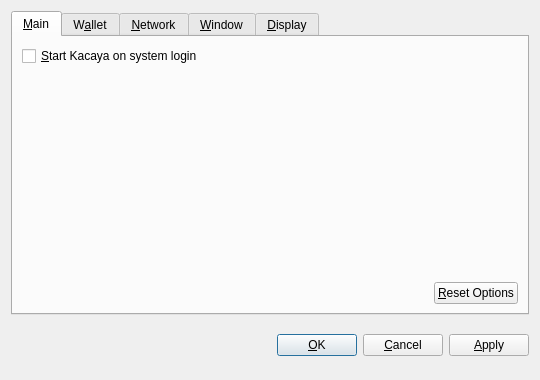
<?xml version="1.0" encoding="UTF-8"?>
<ui version="4.0">
 <class>OptionsDialog</class>
 <widget class="QDialog" name="OptionsDialog">
  <property name="geometry">
   <rect>
    <x>0</x>
    <y>0</y>
    <width>540</width>
    <height>380</height>
   </rect>
  </property>
  <property name="windowTitle">
   <string>Options</string>
  </property>
  <property name="modal">
   <bool>true</bool>
  </property>
  <layout class="QVBoxLayout" name="verticalLayout">
   <item>
    <widget class="QTabWidget" name="tabWidget">
     <property name="tabPosition">
      <enum>QTabWidget::North</enum>
     </property>
     <property name="currentIndex">
      <number>0</number>
     </property>
     <widget class="QWidget" name="tabMain">
      <attribute name="title">
       <string>&amp;Main</string>
      </attribute>
      <layout class="QVBoxLayout" name="verticalLayout_Main">
       <item>
        <widget class="QCheckBox" name="bitcoinAtStartup">
         <property name="toolTip">
          <string>Automatically start Kacaya after logging in to the system.</string>
         </property>
         <property name="text">
          <string>&amp;Start Kacaya on system login</string>
         </property>
        </widget>
       </item>
       <item>
        <spacer name="verticalSpacer_Main">
         <property name="orientation">
          <enum>Qt::Vertical</enum>
         </property>
         <property name="sizeHint" stdset="0">
          <size>
           <width>20</width>
           <height>40</height>
          </size>
         </property>
        </spacer>
       </item>
       <item>
        <layout class="QHBoxLayout" name="horizontalLayout_2_Main">
         <item>
          <spacer name="horizontalSpacer_2_Main">
           <property name="orientation">
            <enum>Qt::Horizontal</enum>
           </property>
           <property name="sizeHint" stdset="0">
            <size>
             <width>40</width>
             <height>20</height>
            </size>
           </property>
          </spacer>
         </item>
         <item>
          <widget class="QPushButton" name="resetButton">
           <property name="toolTip">
            <string>Reset all client options to default.</string>
           </property>
           <property name="text">
            <string>&amp;Reset Options</string>
           </property>
           <property name="autoDefault">
            <bool>false</bool>
           </property>
          </widget>
         </item>
        </layout>
       </item>
      </layout>
     </widget>
     <widget class="QWidget" name="tabWallet">
      <attribute name="title">
       <string>W&amp;allet</string>
      </attribute>
      <layout class="QVBoxLayout" name="verticalLayout_Network">
       <item>
        <widget class="QLabel" name="transactionFeeInfoLabel">
         <property name="text">
          <string>Optional transaction fee per kB that helps make sure your transactions are processed quickly. Most transactions are 1 kB.</string>
         </property>
         <property name="textFormat">
          <enum>Qt::PlainText</enum>
         </property>
         <property name="wordWrap">
          <bool>true</bool>
         </property>
        </widget>
       </item>
       <item>
        <layout class="QHBoxLayout" name="horizontalLayout_1_Main">
         <item>
          <widget class="QLabel" name="transactionFeeLabel">
           <property name="text">
            <string>Pay transaction &amp;fee</string>
           </property>
           <property name="textFormat">
            <enum>Qt::PlainText</enum>
           </property>
           <property name="buddy">
            <cstring>transactionFee</cstring>
           </property>
          </widget>
         </item>
         <item>
          <widget class="BitcoinAmountField" name="transactionFee"/>
         </item>
         <item>
          <spacer name="horizontalSpacer_1_Main">
           <property name="orientation">
            <enum>Qt::Horizontal</enum>
           </property>
           <property name="sizeHint" stdset="0">
            <size>
             <width>40</width>
             <height>20</height>
            </size>
           </property>
          </spacer>
         </item>
        </layout>
       </item>
       <item>
        <widget class="QLabel" name="label">
         <property name="text">
          <string>If you disable the spending of unconfirmed change, the change from a transaction cannot be used until that transaction has at least one confirmation. This also affects how your balance is computed.</string>
         </property>
         <property name="wordWrap">
          <bool>true</bool>
         </property>
        </widget>
       </item>
       <item>
        <widget class="QCheckBox" name="spendZeroConfChange">
         <property name="text">
          <string>Spend unconfirmed change  (experts only)</string>
         </property>
        </widget>
       </item>
       <item>
        <spacer name="verticalSpacer">
         <property name="orientation">
          <enum>Qt::Vertical</enum>
         </property>
         <property name="sizeHint" stdset="0">
          <size>
           <width>20</width>
           <height>40</height>
          </size>
         </property>
        </spacer>
       </item>
      </layout>
     </widget>
     <widget class="QWidget" name="tabNetwork">
      <attribute name="title">
       <string>&amp;Network</string>
      </attribute>
      <layout class="QVBoxLayout" name="verticalLayout_Network">
       <item>
        <widget class="QCheckBox" name="mapPortUpnp">
         <property name="toolTip">
          <string>Automatically open the Kacaya client port on the router. This only works when your router supports UPnP and it is enabled.</string>
         </property>
         <property name="text">
          <string>Map port using &amp;UPnP</string>
         </property>
        </widget>
       </item>
       <item>
        <widget class="QCheckBox" name="connectSocks">
         <property name="toolTip">
          <string>Connect to the Kacaya network through a SOCKS proxy (e.g. when connecting through Tor).</string>
         </property>
         <property name="text">
          <string>&amp;Connect through SOCKS proxy:</string>
         </property>
        </widget>
       </item>
       <item>
        <layout class="QHBoxLayout" name="horizontalLayout_Network">
         <item>
          <widget class="QLabel" name="proxyIpLabel">
           <property name="text">
            <string>Proxy &amp;IP:</string>
           </property>
           <property name="textFormat">
            <enum>Qt::PlainText</enum>
           </property>
           <property name="buddy">
            <cstring>proxyIp</cstring>
           </property>
          </widget>
         </item>
         <item>
          <widget class="QValidatedLineEdit" name="proxyIp">
           <property name="maximumSize">
            <size>
             <width>140</width>
             <height>16777215</height>
            </size>
           </property>
           <property name="toolTip">
            <string>IP address of the proxy (e.g. 127.0.0.1)</string>
           </property>
          </widget>
         </item>
         <item>
          <widget class="QLabel" name="proxyPortLabel">
           <property name="text">
            <string>&amp;Port:</string>
           </property>
           <property name="textFormat">
            <enum>Qt::PlainText</enum>
           </property>
           <property name="buddy">
            <cstring>proxyPort</cstring>
           </property>
          </widget>
         </item>
         <item>
          <widget class="QLineEdit" name="proxyPort">
           <property name="maximumSize">
            <size>
             <width>55</width>
             <height>16777215</height>
            </size>
           </property>
           <property name="toolTip">
            <string>Port of the proxy (e.g. 9050)</string>
           </property>
          </widget>
         </item>
         <item>
          <widget class="QLabel" name="socksVersionLabel">
           <property name="text">
            <string>SOCKS &amp;Version:</string>
           </property>
           <property name="textFormat">
            <enum>Qt::PlainText</enum>
           </property>
           <property name="buddy">
            <cstring>socksVersion</cstring>
           </property>
          </widget>
         </item>
         <item>
          <widget class="QValueComboBox" name="socksVersion">
           <property name="toolTip">
            <string>SOCKS version of the proxy (e.g. 5)</string>
           </property>
          </widget>
         </item>
         <item>
          <spacer name="horizontalSpacer_Network">
           <property name="orientation">
            <enum>Qt::Horizontal</enum>
           </property>
           <property name="sizeHint" stdset="0">
            <size>
             <width>40</width>
             <height>20</height>
            </size>
           </property>
          </spacer>
         </item>
        </layout>
       </item>
       <item>
        <spacer name="verticalSpacer_Network">
         <property name="orientation">
          <enum>Qt::Vertical</enum>
         </property>
         <property name="sizeHint" stdset="0">
          <size>
           <width>20</width>
           <height>40</height>
          </size>
         </property>
        </spacer>
       </item>
      </layout>
     </widget>
     <widget class="QWidget" name="tabWindow">
      <attribute name="title">
       <string>&amp;Window</string>
      </attribute>
      <layout class="QVBoxLayout" name="verticalLayout_Window">
       <item>
        <widget class="QCheckBox" name="minimizeToTray">
         <property name="toolTip">
          <string>Show only a tray icon after minimizing the window.</string>
         </property>
         <property name="text">
          <string>&amp;Minimize to the tray instead of the taskbar</string>
         </property>
        </widget>
       </item>
       <item>
        <widget class="QCheckBox" name="minimizeOnClose">
         <property name="toolTip">
          <string>Minimize instead of exit the application when the window is closed. When this option is enabled, the application will be closed only after selecting Quit in the menu.</string>
         </property>
         <property name="text">
          <string>M&amp;inimize on close</string>
         </property>
        </widget>
       </item>
       <item>
        <spacer name="verticalSpacer_Window">
         <property name="orientation">
          <enum>Qt::Vertical</enum>
         </property>
         <property name="sizeHint" stdset="0">
          <size>
           <width>20</width>
           <height>40</height>
          </size>
         </property>
        </spacer>
       </item>
      </layout>
     </widget>
     <widget class="QWidget" name="tabDisplay">
      <attribute name="title">
       <string>&amp;Display</string>
      </attribute>
      <layout class="QVBoxLayout" name="verticalLayout_Display">
       <item>
        <layout class="QHBoxLayout" name="horizontalLayout_1_Display">
         <item>
          <widget class="QLabel" name="langLabel">
           <property name="text">
            <string>User Interface &amp;language:</string>
           </property>
           <property name="textFormat">
            <enum>Qt::PlainText</enum>
           </property>
           <property name="buddy">
            <cstring>lang</cstring>
           </property>
          </widget>
         </item>
         <item>
          <widget class="QValueComboBox" name="lang">
           <property name="toolTip">
            <string>The user interface language can be set here. This setting will take effect after restarting Kacaya.</string>
           </property>
          </widget>
         </item>
        </layout>
       </item>
       <item>
        <layout class="QHBoxLayout" name="horizontalLayout_2_Display">
         <item>
          <widget class="QLabel" name="unitLabel">
           <property name="text">
            <string>&amp;Unit to show amounts in:</string>
           </property>
           <property name="textFormat">
            <enum>Qt::PlainText</enum>
           </property>
           <property name="buddy">
            <cstring>unit</cstring>
           </property>
          </widget>
         </item>
         <item>
          <widget class="QValueComboBox" name="unit">
           <property name="toolTip">
            <string>Choose the default subdivision unit to show in the interface and when sending coins.</string>
           </property>
          </widget>
         </item>
        </layout>
       </item>
       <item>
        <widget class="QCheckBox" name="displayAddresses">
         <property name="toolTip">
          <string>Whether to show Kacaya addresses in the transaction list or not.</string>
         </property>
         <property name="text">
          <string>&amp;Display addresses in transaction list</string>
         </property>
        </widget>
       </item>
       <item>
        <widget class="QCheckBox" name="coinControlFeatures">
         <property name="toolTip">
          <string>Whether to show coin control features or not.</string>
         </property>
         <property name="text">
          <string>Display coin &amp;control features (experts only!)</string>
         </property>
        </widget>
       </item>
       <item>
        <spacer name="verticalSpacer_Display">
         <property name="orientation">
          <enum>Qt::Vertical</enum>
         </property>
         <property name="sizeHint" stdset="0">
          <size>
           <width>20</width>
           <height>40</height>
          </size>
         </property>
        </spacer>
       </item>
      </layout>
     </widget>
    </widget>
   </item>
   <item>
    <layout class="QHBoxLayout" name="horizontalLayout_Buttons">
     <item>
      <spacer name="horizontalSpacer_1">
       <property name="orientation">
        <enum>Qt::Horizontal</enum>
       </property>
       <property name="sizeHint" stdset="0">
        <size>
         <width>40</width>
         <height>48</height>
        </size>
       </property>
      </spacer>
     </item>
     <item>
      <widget class="QLabel" name="statusLabel">
       <property name="font">
        <font>
         <weight>75</weight>
         <bold>true</bold>
        </font>
       </property>
       <property name="text">
        <string/>
       </property>
       <property name="textFormat">
        <enum>Qt::PlainText</enum>
       </property>
       <property name="wordWrap">
        <bool>true</bool>
       </property>
      </widget>
     </item>
     <item>
      <spacer name="horizontalSpacer_2">
       <property name="orientation">
        <enum>Qt::Horizontal</enum>
       </property>
       <property name="sizeHint" stdset="0">
        <size>
         <width>40</width>
         <height>48</height>
        </size>
       </property>
      </spacer>
     </item>
     <item>
      <widget class="QPushButton" name="okButton">
       <property name="text">
        <string>&amp;OK</string>
       </property>
      </widget>
     </item>
     <item>
      <widget class="QPushButton" name="cancelButton">
       <property name="text">
        <string>&amp;Cancel</string>
       </property>
       <property name="autoDefault">
        <bool>false</bool>
       </property>
      </widget>
     </item>
     <item>
      <widget class="QPushButton" name="applyButton">
       <property name="text">
        <string>&amp;Apply</string>
       </property>
       <property name="autoDefault">
        <bool>false</bool>
       </property>
      </widget>
     </item>
    </layout>
   </item>
  </layout>
 </widget>
 <customwidgets>
  <customwidget>
   <class>BitcoinAmountField</class>
   <extends>QSpinBox</extends>
   <header>bitcoinamountfield.h</header>
  </customwidget>
  <customwidget>
   <class>QValueComboBox</class>
   <extends>QComboBox</extends>
   <header>qvaluecombobox.h</header>
  </customwidget>
  <customwidget>
   <class>QValidatedLineEdit</class>
   <extends>QLineEdit</extends>
   <header>qvalidatedlineedit.h</header>
  </customwidget>
 </customwidgets>
 <resources/>
 <connections/>
</ui>
